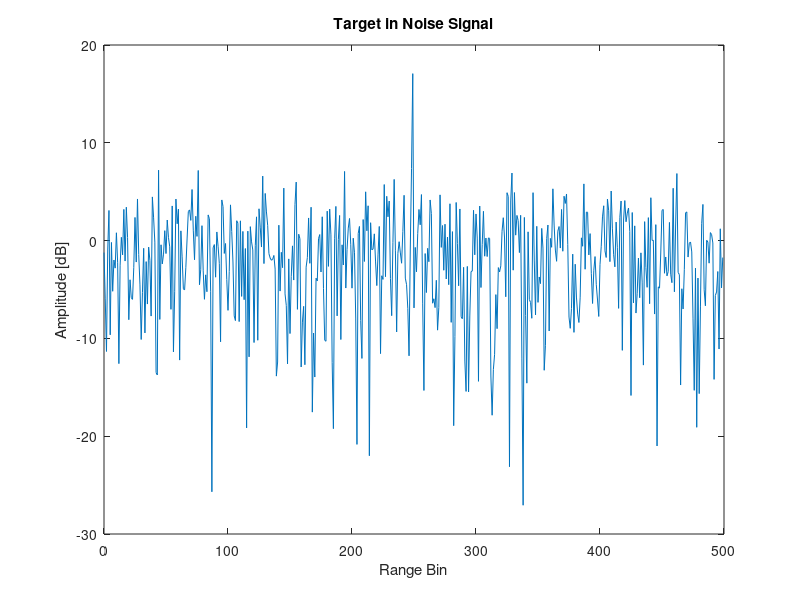

Recreate this plot in MATLAB.
%% File information
% Written by M. Y. Martin (MRTMOG014)
% EEE4022S (2018)
% Target_Gaussian.m: Generate simulated target in Gaussian noise

%% Produce a target in Gaussian noise
% Produce Gaussian noise
D = 500;                                % Data set size
I = randn(1,D);                         % In-phase component
Q = randn(1,D);                         % Quadrature component
GaussianNoise = (I + 1i.*Q)/sqrt(2);	% Produce 1xD matrix of Gaussian noise

% Produce a Gaussian target
SNR_dB = 20;							% SNR in dB
SNR = 10^(SNR_dB/10);					% SNR linear
Target = sqrt(SNR).*(randn(1,1) + 1i.*randn(1,1))/sqrt(2);	% Target data

% Insert target at centre of data
signal = GaussianNoise;
signal(D/2) = signal(D/2) + Target;
signal = abs(signal).^2;

% Plot data (dB)
figure;
n = 0:(D - 1);
plot(n,10*log10(signal));
hold on;
xlabel('Range Bin');
ylabel('Amplitude [dB]');
title('Target in Noise Signal');
SNR_dB = 20;							% SNR in dB
SNR = 10^(SNR_dB/10);                   % SNR linear
Target = sqrt(SNR).*(randn(1,1) + 1i.*randn(1,1))/sqrt(2);	% Target data